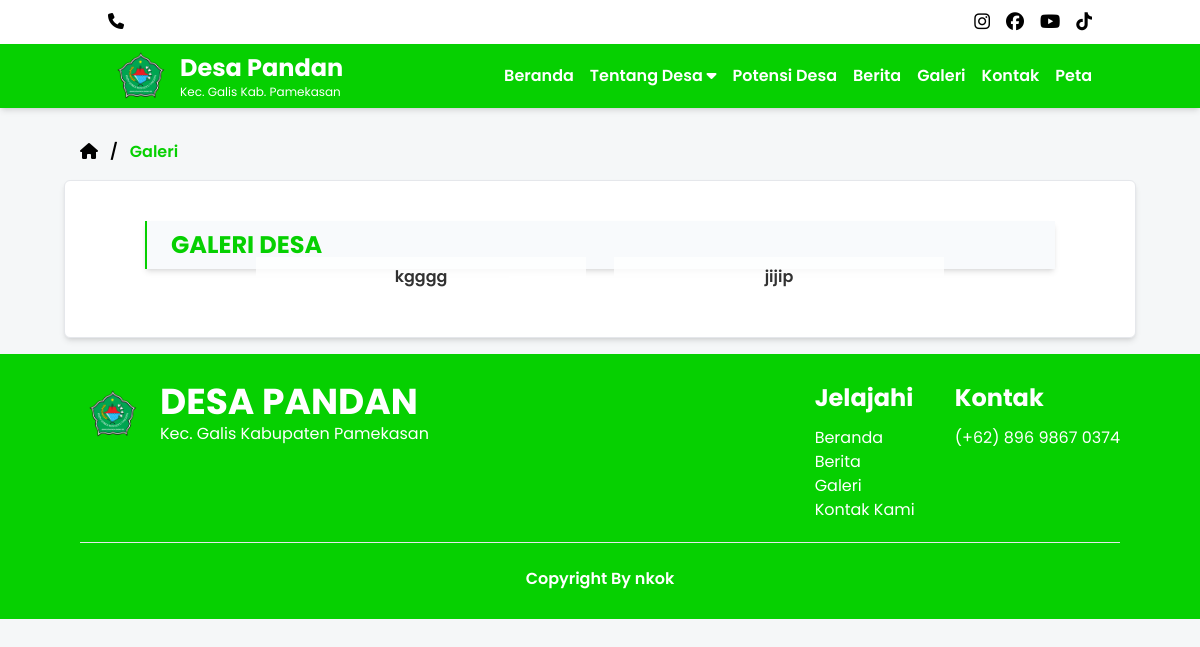
Page /galeri.php on the earlier database version.
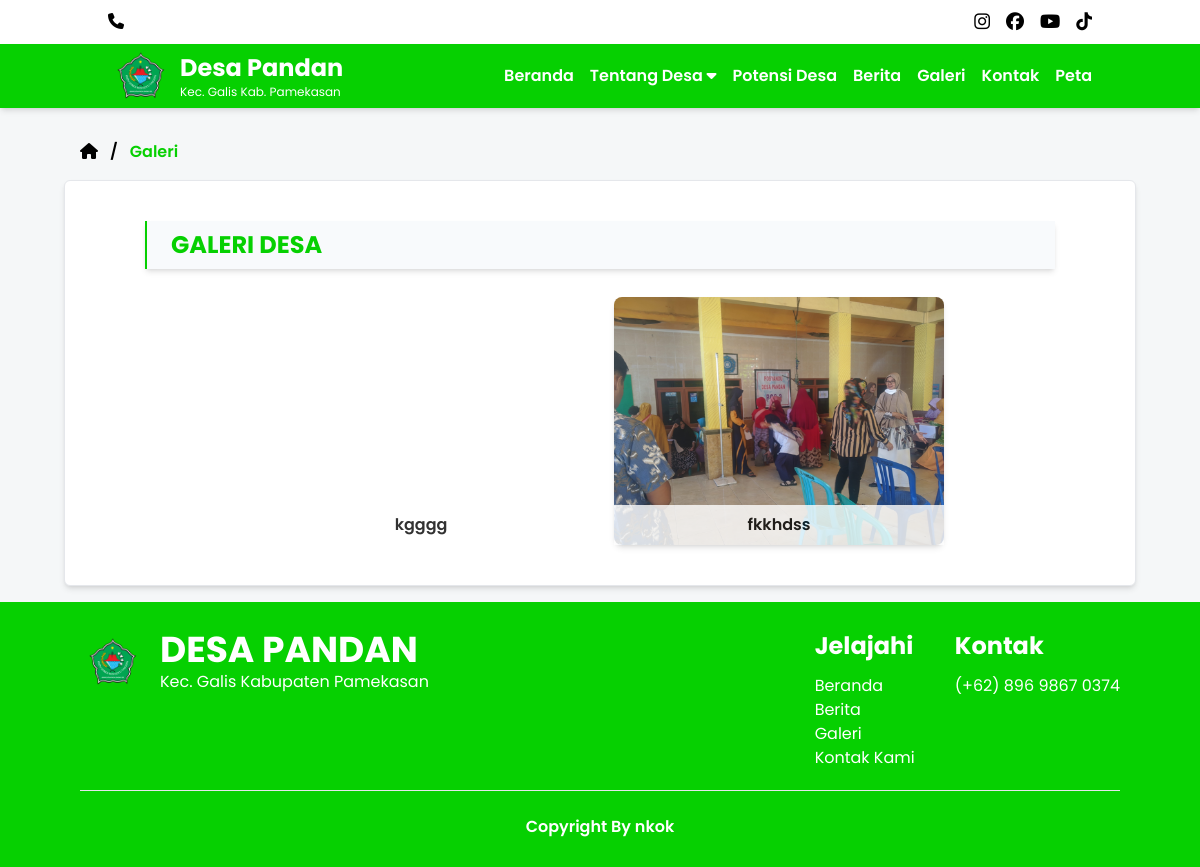
Same page on the later database version.
### tables this page shows
CREATE TABLE `galeri` (
  `id` int(11) NOT NULL,
  `keterangan` varchar(100) NOT NULL,
  `gambar` text NOT NULL
);

### admin-desa/function.php (called while the page is built, shortened)
<?php
$conn = mysqli_connect('localhost', 'root', '', 'web_desa');
function jabatan ($query) {
    global $conn;
    $stmt = mysqli_prepare($conn, $query);
    mysqli_stmt_execute($stmt);
    $result = mysqli_stmt_get_result($stmt);
    $rows = [];
    while($row = mysqli_fetch_assoc($result)) {
        $rows[] = $row;
    }
    return $rows;
}
?>

### galeri.php (the view, shortened to what this page needs)
<?php
    require 'admin-desa/function.php';
    $data = jabatan("SELECT * FROM galeri");
?>
<!doctype html>
<html>
<head>
  <link rel="stylesheet" href="style.css">
  <link rel="stylesheet" href="nav.css">
  <link href="https://unpkg.com/aos@2.3.1/dist/aos.css" rel="stylesheet">
    <link rel="stylesheet" href="https://cdnjs.cloudflare.com/ajax/libs/font-awesome/6.5.2/css/all.min.css" />
</head>
<body>
<?php
include 'navbar.php';
?>
<div class="max-w-full bg pt-24">
    <div class="px-7 lg:px-20">
        <div class="flex items-center gap-3 font-semibold">
            <a href="/web-desa" class="text-sm lg:text-base"><i class="fa-solid fa-house"></i></a>
            <p>/</p>
            <p class="text-[#06D001] text-sm lg:text-base">Galeri</p>
        </div>
    </div>
</div>
<div class="mx-w-full bg-white my-12 py-10 mx-7 border rounded-md shadow-md">
    <div class="px-7 lg:px-20">
        <div class="bg-slate-50 flex items-center py-2 border-left shadow-md">
            <h1 class="text-xl uppercase text-[#06D001] px-6 font-bold lg:text-2xl">Galeri desa</h1>
        </div>
        <div class="flex flex-col lg:flex-row flex-wrap gap-7 lg:justify-center pt-7">
            <?php foreach($data as $d) : ?>
            <div class="lg:w-30 order-1 lg:order-2 relative">
                <img src="admin-desa/img/<?= $d['gambar']; ?>" alt="" class="mx-auto rounded-lg shadow-md" width="330">
                <div class="keterangan py-2">
                    <h1 class="font-semibold"><?= $d['keterangan']; ?></h1>
                </div>
            </div>
            <?php endforeach; ?>
        </div>
    </div>
</div>
<?php
include 'footer.php'
?>
</body>
</html>

Differences in the rows shown:
removed galeri: keterangan "jijip"
added galeri: gambar (picture), keterangan "fkkhdss"
